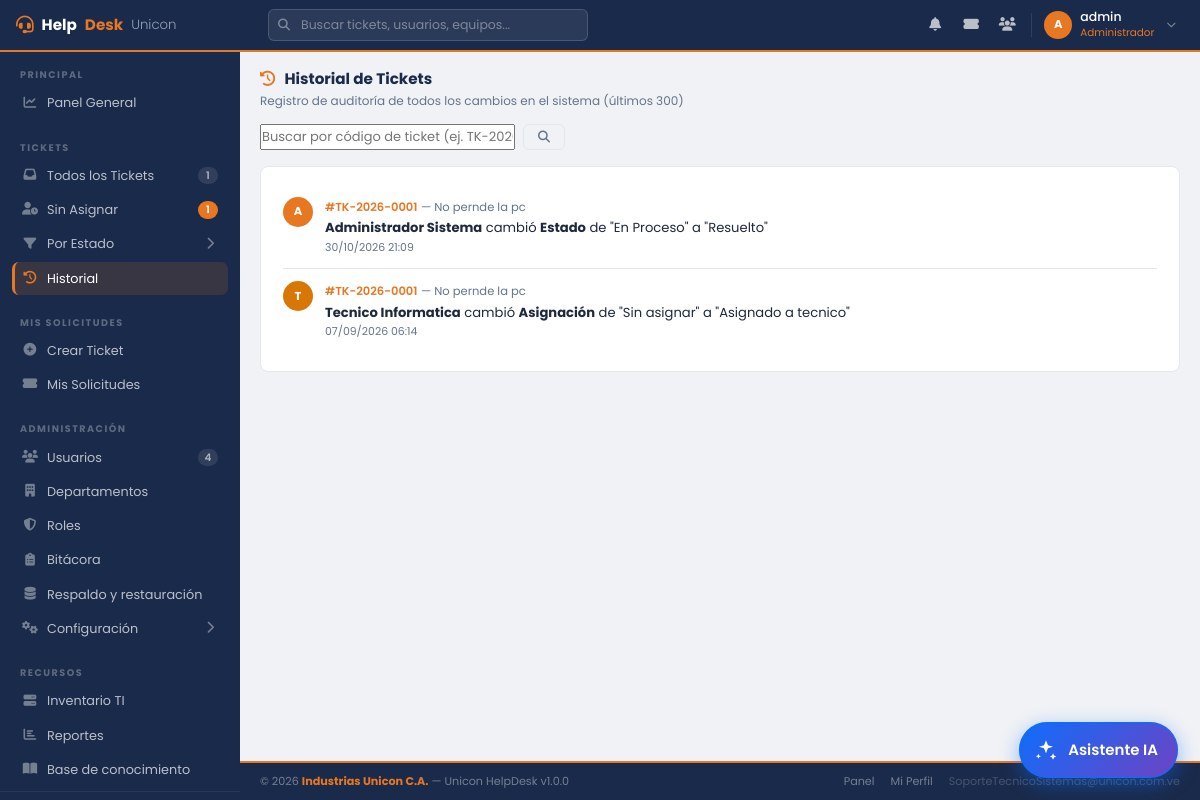
Page /admin/tickets_historial.php (signed in) on the earlier database version.
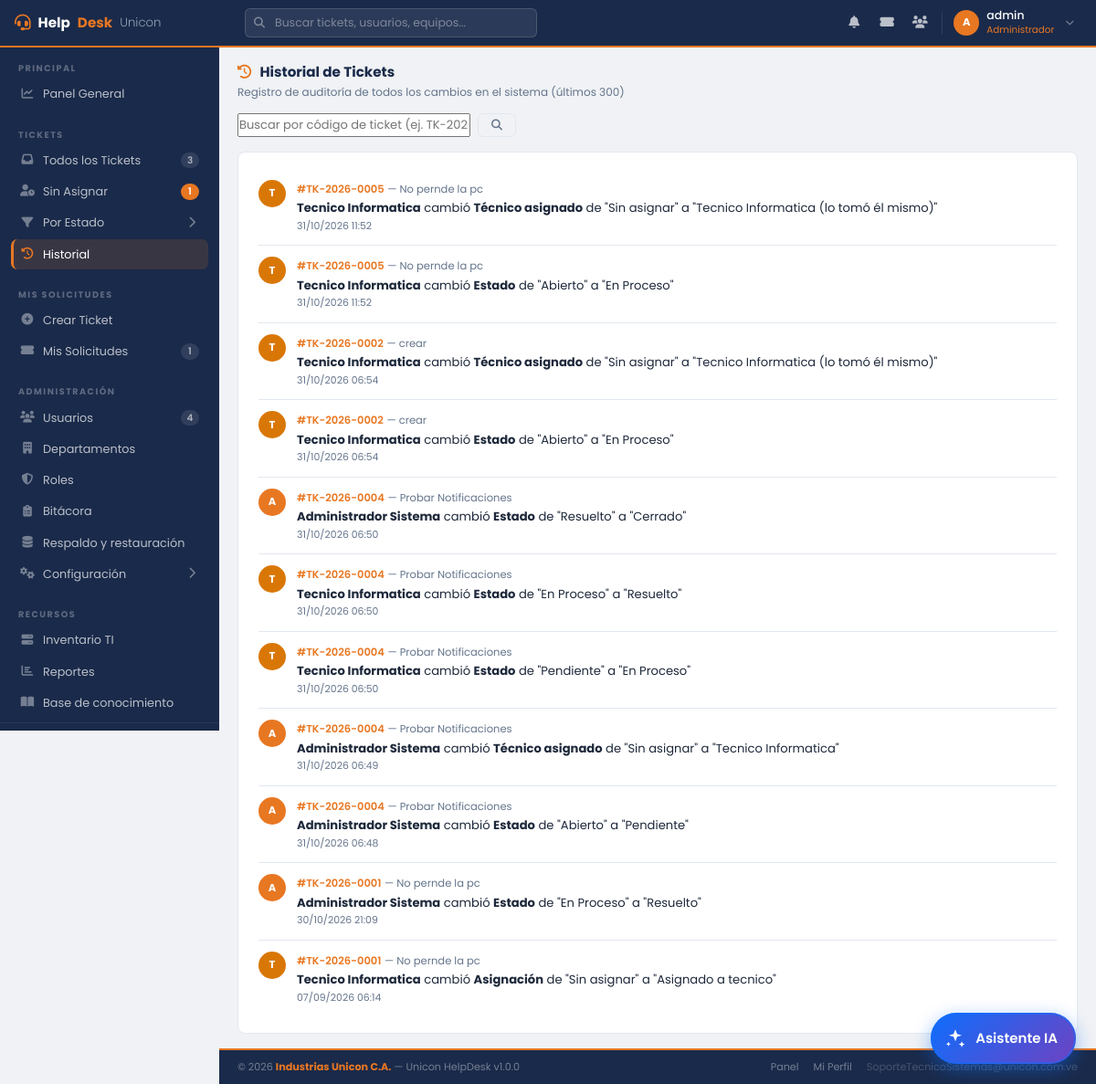
Same page on the later database version.
### tables this page shows
CREATE TABLE `roles` (
  `id_rol` int(11) NOT NULL AUTO_INCREMENT,
  `nombre` varchar(50) NOT NULL,
  `descripcion` text DEFAULT NULL,
  `nivel_acceso` tinyint(1) NOT NULL DEFAULT 1,
  PRIMARY KEY (`id_rol`),
  UNIQUE KEY `nombre` (`nombre`)
);

CREATE TABLE `historial_ticket` (
  `id_historial` int(11) NOT NULL AUTO_INCREMENT,
  `id_ticket` int(11) NOT NULL,
  `id_usuario` int(11) NOT NULL,
  `campo_modificado` varchar(100) NOT NULL,
  `valor_anterior` text DEFAULT NULL,
  `valor_nuevo` text NOT NULL,
  `fecha_cambio` datetime NOT NULL DEFAULT current_timestamp(),
  PRIMARY KEY (`id_historial`),
  KEY `fk_historial_usuario` (`id_usuario`),
  KEY `fk_historial_ticket` (`id_ticket`),
  CONSTRAINT `fk_historial_ticket` FOREIGN KEY (`id_ticket`) REFERENCES `tickets` (`id_tickets`) ON DELETE CASCADE ON UPDATE CASCADE,
  CONSTRAINT `fk_historial_usuario` FOREIGN KEY (`id_usuario`) REFERENCES `usuarios` (`id_usuario`)
);

CREATE TABLE `usuarios` (
  `id_usuario` int(11) NOT NULL AUTO_INCREMENT,
  `nombres` varchar(100) NOT NULL,
  `apellidos` varchar(100) NOT NULL,
  `correo` varchar(150) NOT NULL,
  `usuario_login` varchar(50) NOT NULL,
  `contraseña` varchar(255) NOT NULL,
  `telefono` varchar(20) DEFAULT NULL,
  `id_departamento` int(11) NOT NULL,
  `id_rol` int(11) NOT NULL DEFAULT 1,
  `estado` enum('activo','inactivo','reposo','pasante','vacaciones','suspendido') NOT NULL DEFAULT 'activo',
  PRIMARY KEY (`id_usuario`),
  UNIQUE KEY `correo` (`correo`),
  UNIQUE KEY `usuario_login` (`usuario_login`),
  KEY `id_departamento` (`id_departamento`),
  KEY `id_rol` (`id_rol`),
  CONSTRAINT `fk_usuario_departamento` FOREIGN KEY (`id_departamento`) REFERENCES `departamentos` (`id_departamento`) ON UPDATE CASCADE,
  CONSTRAINT `fk_usuario_rol` FOREIGN KEY (`id_rol`) REFERENCES `roles` (`id_rol`) ON UPDATE CASCADE
);

CREATE TABLE `tickets` (
  `id_tickets` int(11) NOT NULL AUTO_INCREMENT,
  `codigo_ticket` varchar(20) NOT NULL,
  `asunto` varchar(200) NOT NULL,
  `descripcion` text NOT NULL,
  `fecha_creacion` datetime NOT NULL DEFAULT current_timestamp(),
  `fecha_cierre` datetime DEFAULT NULL,
  `id_usuario_solicitante` int(11) NOT NULL,
  `id_usuario_asignado` int(11) DEFAULT NULL,
  `id_departamento` int(11) NOT NULL,
  `id_categoria` int(11) NOT NULL,
  `id_prioridad` int(11) NOT NULL DEFAULT 2,
  `id_estado` int(11) NOT NULL DEFAULT 1,
  `id_inventario` int(11) DEFAULT NULL,
  `solucion` text DEFAULT NULL,
  `observaciones` text DEFAULT NULL,
  PRIMARY KEY (`id_tickets`),
  UNIQUE KEY `codigo_ticket` (`codigo_ticket`),
  KEY `fecha_creacion` (`fecha_creacion`),
  KEY `fk_ticket_categoria` (`id_categoria`),
  KEY `fk_ticket_usuario_asignado` (`id_usuario_asignado`),
  KEY `fk_ticket_usuario_solicitante` (`id_usuario_solicitante`),
  KEY `fk_ticket_prioridad` (`id_prioridad`),
  KEY `fk_ticket_departamento` (`id_departamento`),
  KEY `id_inventario` (`id_inventario`),
  KEY `id_estado` (`id_estado`),
  CONSTRAINT `fk_ticket_categoria` FOREIGN KEY (`id_categoria`) REFERENCES `categoria_incidencias` (`id_categoria`) ON UPDATE CASCADE,
  CONSTRAINT `fk_ticket_departamento` FOREIGN KEY (`id_departamento`) REFERENCES `departamentos` (`id_departamento`) ON UPDATE CASCADE,
  CONSTRAINT `fk_ticket_estado` FOREIGN KEY (`id_estado`) REFERENCES `estados_ticket` (`id_estado_ticket`) ON UPDATE CASCADE,
  CONSTRAINT `fk_ticket_inventario` FOREIGN KEY (`id_inventario`) REFERENCES `inventario_tecnologico` (`id_inventario`) ON UPDATE CASCADE,
  CONSTRAINT `fk_ticket_prioridad` FOREIGN KEY (`id_prioridad`) REFERENCES `prioridades` (`id_prioridad`) ON UPDATE CASCADE,
  CONSTRAINT `fk_ticket_usuario_asignado` FOREIGN KEY (`id_usuario_asignado`) REFERENCES `usuarios` (`id_usuario`) ON UPDATE CASCADE,
  CONSTRAINT `fk_ticket_usuario_solicitante` FOREIGN KEY (`id_usuario_solicitante`) REFERENCES `usuarios` (`id_usuario`) ON UPDATE CASCADE
);

### admin/tickets_historial.php (the view, shortened to what this page needs)
<?php
include '../config/conexion.php';
$buscar = trim($_GET['buscar'] ?? '');
$sql = "
    SELECT h.id_historial, h.campo_modificado, h.valor_anterior, h.valor_nuevo, h.fecha_cambio,
           t.id_tickets, t.codigo_ticket, t.asunto,
           u.nombres, u.apellidos, u.id_rol
    FROM historial_ticket h
    JOIN tickets t ON h.id_ticket = t.id_tickets
    JOIN usuarios u ON h.id_usuario = u.id_usuario
";
if ($buscar !== '') {
    $stmt = $conexion->prepare($sql . " WHERE t.codigo_ticket LIKE ? ORDER BY h.fecha_cambio DESC LIMIT 300");
    $like = '%' . $buscar . '%';
    $stmt->bind_param("s", $like);
} else {
    $stmt = $conexion->prepare($sql . " ORDER BY h.fecha_cambio DESC LIMIT 300");
}
$stmt->execute();
$historial = $stmt->get_result();
include_once '../includes/header2.php';
include_once '../includes/sidebar.php';
?>
<main class="hd-main">
    <div class="hd-page-header">
        <div>
            <div class="hd-page-title"><i class="fas fa-history" style="color:var(--naranja);margin-right:6px;"></i> Historial de Tickets</div>
            <div class="hd-page-sub">Registro de auditoría de todos los cambios en el sistema (últimos 300)</div>
        </div>
    </div>
    <form method="get" class="hd-buscador">
        <div style="display:flex;gap:8px;">
            <input type="text" name="buscar" class="hd-input" placeholder="Buscar por código de ticket (ej. TK-2026-0001)" value="<?= htmlspecialchars($buscar) ?>">
            <button type="submit" class="hd-btn hd-btn-outline"><i class="fas fa-search"></i></button>
        </div>
    </form>
    <div class="hd-card" style="padding:18px 22px;">
        <?php while ($h = $historial->fetch_assoc()): ?>
        <div class="hd-historial-fila">
            <div class="hd-historial-avatar rol-<?= $h['id_rol'] ?>"><?= strtoupper(substr($h['nombres'], 0, 1)) ?></div>
            <div style="flex:1;">
                <a href="ver_ticket.php?id=<?= $h['id_tickets'] ?>" class="hd-historial-ticket">#<?= htmlspecialchars($h['codigo_ticket']) ?></a>
                <span style="color:var(--muted);font-size:0.72rem;"> — <?= htmlspecialchars($h['asunto']) ?></span>
                <div class="hd-historial-texto">
                    <strong><?= htmlspecialchars($h['nombres'] . ' ' . $h['apellidos']) ?></strong>
                    cambió <strong><?= htmlspecialchars($h['campo_modificado']) ?></strong>
                    <?php if ($h['valor_anterior']): ?> de "<?= htmlspecialchars($h['valor_anterior']) ?>"<?php endif; ?>
                    a "<?= htmlspecialchars($h['valor_nuevo']) ?>"
                </div>
                <div class="hd-historial-fecha"><?= date('d/m/Y H:i', strtotime($h['fecha_cambio'])) ?></div>
            </div>
        </div>
        <?php endwhile; ?>
    </div>
</main>
<?php include_once '../includes/footer2.php'; ?>

### includes/header2.php (shortened to what this page needs)
<?php
$usuario_activo = $_SESSION['usser'];
$rol_id         = (int)$_SESSION['id_rol'];
$inicial        = strtoupper(substr($usuario_activo, 0, 1));
$rol_nombre     = match($rol_id) { 3=>'Administrador', 2=>'Técnico TI', 1=>'Usuario', default=>'—' };
try {
    $q_rn = $conexion->prepare("SELECT nombre FROM roles WHERE id_rol = ?");
    $q_rn->bind_param("i", $rol_id); $q_rn->execute();
    if ($f_rn = $q_rn->get_result()->fetch_assoc()) $rol_nombre = $f_rn['nombre'];
} catch (Throwable $e) {  }
$pagina_actual  = basename($_SERVER['PHP_SELF']);
?>
<!DOCTYPE html>
<html lang="es">
<head>
    <link rel="stylesheet" href="https://cdn.jsdelivr.net/npm/bootstrap@5.3.0/dist/css/bootstrap.min.css">
    <link rel="stylesheet" href="https://cdnjs.cloudflare.com/ajax/libs/font-awesome/6.4.0/css/all.min.css">
    <link rel="stylesheet" href="../assets/css/dashboard2.css">
</head>
<body>
<header class="hd-topbar">
    <a href="dashboard.php" class="hd-topbar-brand">
        <i class="fas fa-headset"></i>
        Help<span>Desk</span> <small>Unicon</small>
    </a>
    <div class="hd-topbar-search" style="position:relative;">
        <i class="fas fa-search"></i>
        <input type="search" id="hdBuscar" autocomplete="off" maxlength="60"
               placeholder="<?= $rol_id === 3 ? 'Buscar tickets, usuarios, equipos...' : ($rol_id === 2 ? 'Buscar tickets, equipos...' : 'Buscar en mis tickets...') ?>">
    </div>
    <div class="hd-topbar-right">
        <div class="hd-notif-wrap">
            <button type="button" class="hd-topbar-icon" id="hdBell" title="Notificaciones" style="background:none;border:0;position:relative;">
                <i class="fas fa-bell"></i>
            </button>
        </div>
        <?php if ($rol_id >= 2): ?>
        <a href="<?= $rol_id === ROL_ADMIN ? 'tickets.php' : 'tickets_asignados.php' ?>" class="hd-topbar-icon" title="Tickets">
            <i class="fas fa-ticket-alt"></i>
        </a>
        <?php endif; ?>
        <?php if ($rol_id == 3): ?>
        <a href="procesos/usuarios.php" class="hd-topbar-icon" title="Usuarios">
            <i class="fas fa-users"></i>
        </a>
        <?php endif; ?>
        <div style="position:relative;">
            <button class="hd-topbar-user" onclick="toggleUserMenu()" id="userBtn">
                <div class="hd-avatar"><?= $inicial ?></div>
                <div class="hd-topbar-user-info">
                    <span class="hd-topbar-user-name"><?= htmlspecialchars($usuario_activo) ?></span>
                    <span class="hd-topbar-user-role"><?= $rol_nombre ?></span>
                </div>
                <i class="fas fa-chevron-down" style="color:rgba(255,255,255,0.4);font-size:0.6rem;margin-left:4px;"></i>
            </button>
        </div>
    </div>
</header>

### includes/sidebar.php (shortened to what this page needs)
<?php
if (!function_exists('sb_badge')) {
    function sb_badge(int $n, string $clase = ''): string {
        if ($n <= 0) return '';
        return '<span class="hd-sidebar-count' . ($clase !== '' ? ' ' . $clase : '') . '">' . $n . '</span>';
    }
}
$sb = [];
$stmt_sb = $conexion->prepare("SELECT id_usuario FROM usuarios WHERE usuario_login = ?");
$stmt_sb->bind_param("s", $usuario_activo);
$stmt_sb->execute();
$fila_sb = $stmt_sb->get_result()->fetch_assoc();
$sb_id_usuario = (int)($fila_sb['id_usuario'] ?? 0);
$stmt_sb = $conexion->prepare("SELECT COUNT(*) AS c FROM tickets WHERE id_usuario_solicitante = ? AND id_estado NOT IN (" . TICKET_RESUELTO . "," . TICKET_CERRADO . ")");
$stmt_sb->bind_param("i", $sb_id_usuario);
$stmt_sb->execute();
$sb['mis_sol'] = (int)$stmt_sb->get_result()->fetch_assoc()['c'];
if ($rol_id == ROL_ADMIN) {
    $r = $conexion->query("
        SELECT COALESCE(SUM(id_estado = " . TICKET_ABIERTO . "), 0)   AS abiertos,
               COALESCE(SUM(id_estado = " . TICKET_PROCESO . "), 0)   AS proceso,
               COALESCE(SUM(id_estado = " . TICKET_PENDIENTE . "), 0) AS pendientes
        FROM tickets
    ")->fetch_assoc();
    $sb['abiertos']   = (int)$r['abiertos'];
    $sb['proceso']    = (int)$r['proceso'];
    $sb['pendientes'] = (int)$r['pendientes'];
    $sb['activos']    = $sb['abiertos'] + $sb['proceso'] + $sb['pendientes'];
    $sb['sin_asignar'] = (int)$conexion->query("SELECT COUNT(*) c FROM tickets WHERE id_usuario_asignado IS NULL AND id_estado NOT IN (" . TICKET_RESUELTO . "," . TICKET_CERRADO . ")")->fetch_assoc()['c'];
    $sb['usuarios']   = (int)$conexion->query("SELECT COUNT(*) c FROM usuarios")->fetch_assoc()['c'];
    $sb['inventario'] = (int)$conexion->query("SELECT COUNT(*) c FROM inventario_tecnologico")->fetch_assoc()['c'];
}
?>
<aside class="hd-sidebar" id="sidebar">
    <?php if ($rol_id == 3): ?>
    <div class="hd-sidebar-section">
        <div class="hd-sidebar-label">Principal</div>
        <a href="dashboard.php" class="hd-sidebar-link <?= $pagina_actual=='dashboard.php'?'active':'' ?>">
            <i class="fas fa-chart-line"></i> Panel General
        </a>
    </div>
    <div class="hd-sidebar-section">
        <div class="hd-sidebar-label">Tickets</div>
        <a href="tickets.php" class="hd-sidebar-link <?= ($pagina_actual=='tickets.php' && ($_GET['estado'] ?? '') !== 'sin_asignar') ? 'active' : '' ?>">
            <i class="fas fa-inbox"></i> Todos los Tickets
            <?= sb_badge($sb['activos']) ?>
        </a>
        <a href="tickets.php?estado=sin_asignar" class="hd-sidebar-link <?= ($pagina_actual=='tickets.php' && ($_GET['estado'] ?? '') === 'sin_asignar') ? 'active' : '' ?>">
            <i class="fas fa-user-clock"></i> Sin Asignar
            <?= sb_badge($sb['sin_asignar'], 'naranja') ?>
        </a>
        <button class="hd-sidebar-link" onclick="toggleSub('sub-tickets')">
            <i class="fas fa-filter"></i> Por Estado
            <i class="fas fa-chevron-right hd-sidebar-chevron"></i>
        </button>
        <a href="tickets_historial.php" class="hd-sidebar-link <?= $pagina_actual=='tickets_historial.php'?'active':'' ?>">
            <i class="fas fa-history"></i> Historial
        </a>
    </div>
    <div class="hd-sidebar-section">
        <div class="hd-sidebar-label">Mis Solicitudes</div>
        <a href="tickets_crear.php" class="hd-sidebar-link <?= $pagina_actual=='tickets_crear.php'?'active':'' ?>">
            <i class="fas fa-plus-circle"></i> Crear Ticket
        </a>
        <a href="mis_tickets.php" class="hd-sidebar-link <?= $pagina_actual=='mis_tickets.php'?'active':'' ?>">
            <i class="fas fa-ticket-alt"></i> Mis Solicitudes
            <?= sb_badge($sb['mis_sol']) ?>
        </a>
    </div>
    <div class="hd-sidebar-section">
        <div class="hd-sidebar-label">Administración</div>
        <a href="procesos/usuarios.php" class="hd-sidebar-link <?= $pagina_actual=='usuarios.php'?'active':'' ?>">
            <i class="fas fa-users"></i> Usuarios
            <?= sb_badge($sb['usuarios']) ?>
        </a>
        <a href="procesos/departamentos.php" class="hd-sidebar-link <?= $pagina_actual=='departamentos.php'?'active':'' ?>">
            <i class="fas fa-building"></i> Departamentos
        </a>
        <a href="roles.php" class="hd-sidebar-link <?= $pagina_actual=='roles.php'?'active':'' ?>">
            <i class="fas fa-shield-alt"></i> Roles
        </a>
        <a href="bitacora.php" class="hd-sidebar-link <?= $pagina_actual=='bitacora.php'?'active':'' ?>">
            <i class="fas fa-clipboard-list"></i> Bitácora
        </a>
        <a href="respaldo.php" class="hd-sidebar-link <?= $pagina_actual=='respaldo.php'?'active':'' ?>">
            <i class="fas fa-database"></i> Respaldo y restauración
        </a>
        <button class="hd-sidebar-link" onclick="toggleSub('sub-config')">
            <i class="fas fa-cogs"></i> Configuración
            <i class="fas fa-chevron-right hd-sidebar-chevron"></i>
        </button>
    </div>
    <div class="hd-sidebar-section">
        <div class="hd-sidebar-label">Recursos</div>
        <a href="inventario.php" class="hd-sidebar-link <?= $pagina_actual=='inventario.php'?'active':'' ?>">
            <i class="fas fa-server"></i> Inventario TI
        </a>
        <a href="reportes.php" class="hd-sidebar-link <?= $pagina_actual=='reportes.php'?'active':'' ?>">
            <i class="fas fa-chart-bar"></i> Reportes
        </a>
        <a href="kb.php" class="hd-sidebar-link <?= $pagina_actual=='kb.php'?'active':'' ?>">
            <i class="fas fa-book-open"></i> Base de conocimiento
        </a>
    </div>
    <?php endif; ?>
    <div class="hd-sidebar-footer">
    </div>
</aside>
<div class="hd-content">

### includes/footer2.php (shortened to what this page needs)
    <footer class="hd-footer">
        <span>© <?= date('Y') ?> <strong><?= EMPRESA_NOMBRE ?></strong> — <?= NOMBRE_SISTEMA ?> v<?= VERSION_SISTEMA ?></span>
        <div class="hd-footer-links">
            <a href="dashboard.php">Panel</a>
            <a href="perfil.php">Mi Perfil</a>
            <span style="color:rgba(255,255,255,0.2);"><?= EMAIL_SOPORTE ?></span>
        </div>
    </footer>
</div>
</body>
</html>

### includes/header2.php (style rules this page uses)
.hd-notif-wrap { position:relative; }

### admin/tickets_historial.php (style rules this page uses)
.hd-historial-fila { display: flex; gap: 12px; padding: 12px 0; border-bottom: 1px solid var(--borde); }
.hd-historial-fila:last-child { border-bottom: none; }
.hd-historial-avatar { width: 30px; height: 30px; border-radius: 50%; background: var(--azul); color: #fff; display: flex; align-items: center; justify-content: center; font-size: 0.72rem; font-weight: 700; flex-shrink: 0; }
.hd-historial-avatar.rol-2 { background: #d97706; }
.hd-historial-avatar.rol-3 { background: var(--naranja); }
.hd-historial-ticket { font-size: 0.72rem; font-weight: 600; color: var(--naranja); text-decoration: none; }
.hd-historial-texto { font-size: 0.82rem; color: var(--texto); margin-top: 2px; }
.hd-historial-fecha { font-size: 0.68rem; color: var(--muted); margin-top: 2px; }
.hd-buscador { max-width: 340px; margin-bottom: 16px; }

Differences in the rows shown:
added historial_ticket: id_usuario.nombres "T", id_ticket.codigo_ticket "TK-2026-0005", id_ticket.asunto "No pernde la pc", id_usuario.apellidos "Tecnico Informatica", campo_modificado "Técnico asignado", valor_anterior "Sin asignar", valor_nuevo "Tecnico Informatica (lo tomó él mismo)", fecha_cambio "31/10/2026 11:52"
added historial_ticket: id_usuario.nombres "T", id_ticket.codigo_ticket "TK-2026-0005", id_ticket.asunto "No pernde la pc", id_usuario.apellidos "Tecnico Informatica", campo_modificado "Estado", valor_anterior "Abierto", valor_nuevo "En Proceso", fecha_cambio "31/10/2026 11:52"
added historial_ticket: id_usuario.nombres "T", id_ticket.codigo_ticket "TK-2026-0002", id_ticket.asunto "crear", id_usuario.apellidos "Tecnico Informatica", campo_modificado "Técnico asignado", valor_anterior "Sin asignar", valor_nuevo "Tecnico Informatica (lo tomó él mismo)", fecha_cambio "31/10/2026 06:54"
added historial_ticket: id_usuario.nombres "T", id_ticket.codigo_ticket "TK-2026-0002", id_ticket.asunto "crear", id_usuario.apellidos "Tecnico Informatica", campo_modificado "Estado", valor_anterior "Abierto", valor_nuevo "En Proceso", fecha_cambio "31/10/2026 06:54"
added historial_ticket: id_usuario.nombres "A", id_ticket.codigo_ticket "TK-2026-0004", id_ticket.asunto "Probar Notificaciones", id_usuario.apellidos "Administrador Sistema", campo_modificado "Estado", valor_anterior "Resuelto", valor_nuevo "Cerrado", fecha_cambio "31/10/2026 06:50"
added historial_ticket: id_usuario.nombres "T", id_ticket.codigo_ticket "TK-2026-0004", id_ticket.asunto "Probar Notificaciones", id_usuario.apellidos "Tecnico Informatica", campo_modificado "Estado", valor_anterior "En Proceso", valor_nuevo "Resuelto", fecha_cambio "31/10/2026 06:50"
added historial_ticket: id_usuario.nombres "T", id_ticket.codigo_ticket "TK-2026-0004", id_ticket.asunto "Probar Notificaciones", id_usuario.apellidos "Tecnico Informatica", campo_modificado "Estado", valor_anterior "Pendiente", valor_nuevo "En Proceso", fecha_cambio "31/10/2026 06:50"
added historial_ticket: id_usuario.nombres "A", id_ticket.codigo_ticket "TK-2026-0004", id_ticket.asunto "Probar Notificaciones", id_usuario.apellidos "Administrador Sistema", campo_modificado "Técnico asignado", valor_anterior "Sin asignar", valor_nuevo "Tecnico Informatica", fecha_cambio "31/10/2026 06:49"
added historial_ticket: id_usuario.nombres "A", id_ticket.codigo_ticket "TK-2026-0004", id_ticket.asunto "Probar Notificaciones", id_usuario.apellidos "Administrador Sistema", campo_modificado "Estado", valor_anterior "Abierto", valor_nuevo "Pendiente", fecha_cambio "31/10/2026 06:48"
Other differences:
$n: "1 1 4" → "3 1 1 4"
